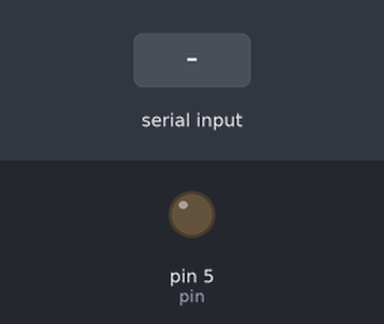
The sketch below on a simulated Arduino Uno, built with avr-gcc and run on an emulated ATmega328P. Shown: output pins drawn as LEDs (lit = HIGH). The inputs (shaded band) are chosen by the test bench.

Above: at 1.2 s.
1.3 s: "90,45,200\n" received over Serial
At 2.6 s:
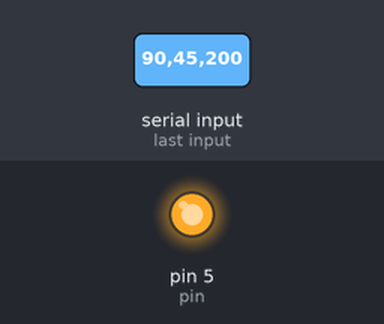
Timing chart, 0 to 39.8 s (numbered marks = the images above; inputs shaded):
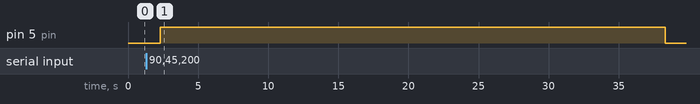

Measured:
- after the input at 1.3 s, pin 5 (pin): LOW → HIGH after 1.0 s, → LOW 36.0 s later

The sketch:

Spray_pyrolysis_arduino.ino
```cpp
String chaine ="";
String value[5];
float velocity = 2.5;
bool shift = false;
int S_point = 0;
int E_point = 0;
int process_time = 0;
float periode = 0;
float shift_time = 0;
int pin = 5;


void setup(){

  Serial.begin(9600);
  pinMode(pin, OUTPUT);
}

void loop()
{

  if(Serial.available()){
    chaine = Serial.readString();
    configuration(chaine,&S_point,&E_point,&process_time,&periode,&shift_time,&shift);

    if(shift)  {
      move_forward(pin,shift_time);
    }

    reciprocate(pin,process_time,periode);

    if(shift){
      move_backward(pin,shift_time);
      shift= !shift;}
  }
}

void configuration(String ch,int* a, int* b, int* t, float* per, float* per1,bool* shift){

  int pos =0,i=0;

  while(pos < ch.length()){
    pos = ch.indexOf("-");
    value[i] = ch.substring(0,pos);
    ch.remove(0,pos+1);
    i++;
  }

  *a = value[0].toInt();
  *b = value[1].toInt();
  *t = 3600*value[2].toInt() + 60*value[3].toInt()+value[4].toInt();
  *per1=*a/velocity;
  *per=(*b-*a)/velocity;
  *shift=*a;

}

void move_forward(int pin,float time){

  digitalWrite(pin,HIGH);
  delay(time*1000);

}

void move_backward(int pin,float time){

  digitalWrite(pin,LOW);
  delay(time*1000);

}

void reciprocate(int pin,float time,float periode)
{

  int n = time / periode;
  if(n %2!=0){n=n+1;}

  int i=0;

  while(i<n)
  {if(i%2==0){
    move_forward(pin,periode);
            }

   else {
    move_backward(pin,periode);
       	}
   i++;
  }
}
```
